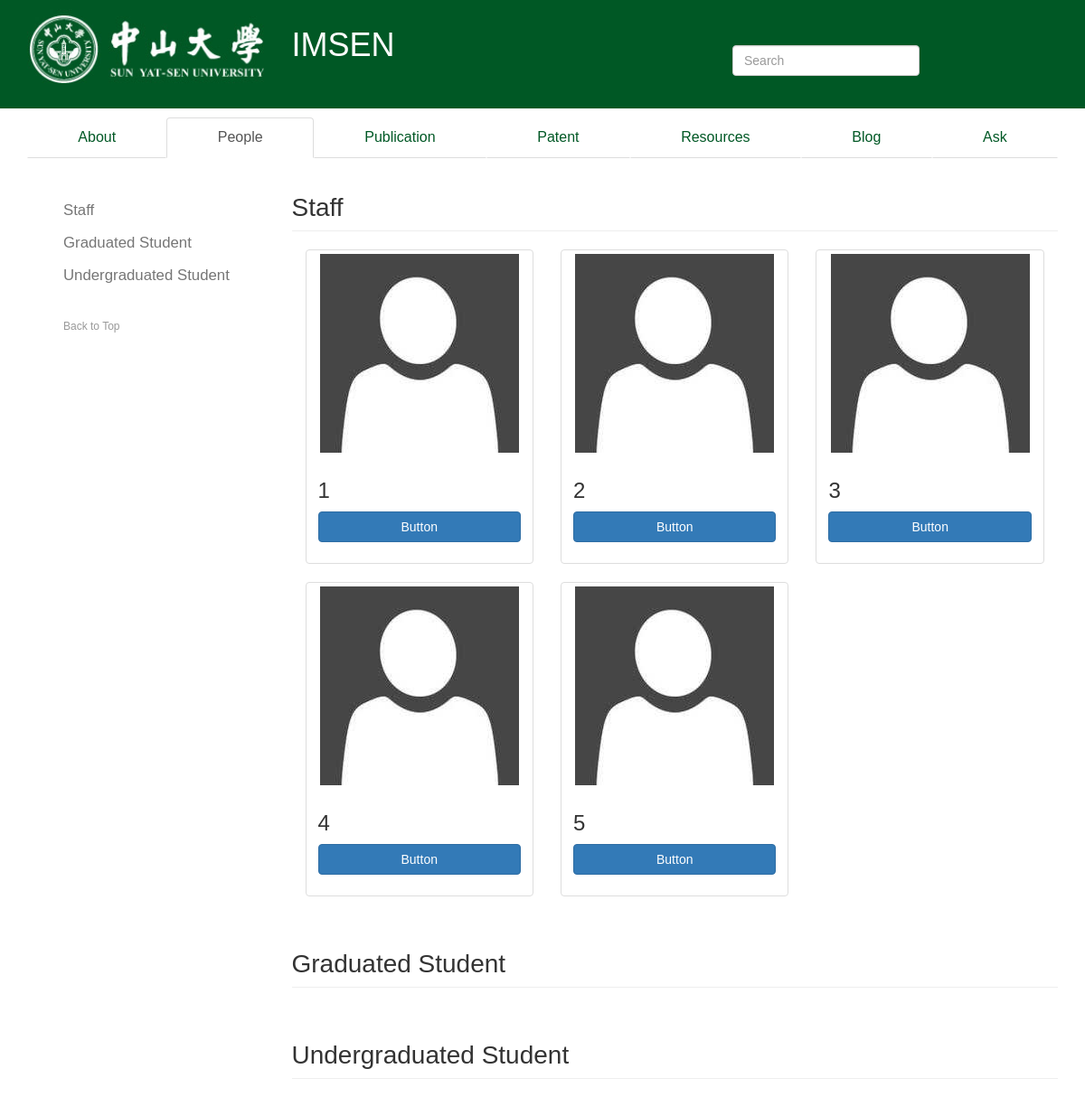
The app's page /people/, older data.
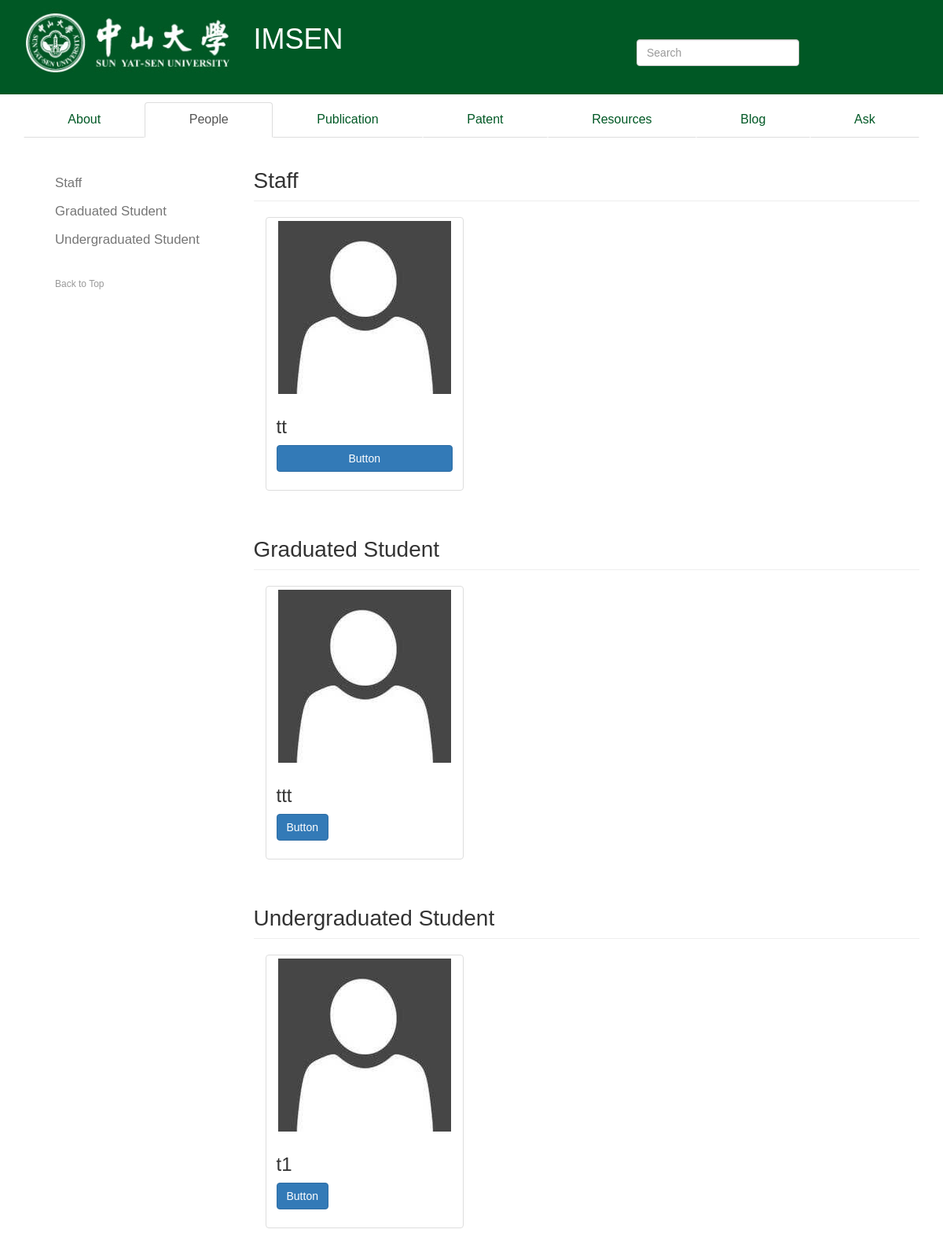
The same page, newer data.
### IMS/models.py (models this page shows, shortened)
class staff(models.Model):
    name = models.CharField(max_length=10, primary_key=True)
    researchInterest = models.TextField(null=True)
    bio = models.TextField(null=True)
    publications = models.TextField(null=True)
    courses = models.TextField(null=True)
    img = models.ImageField(upload_to='Simg', default='Simg/no-img.jpg')

class Gstudent(models.Model):
    name = models.CharField(max_length=10, primary_key=True)
    researchInterest = models.TextField(null=True)
    bio = models.TextField(null=True)
    img = models.ImageField(upload_to='Simg', default='Simg/no-img.jpg')

class Ustudent(models.Model):
    name = models.CharField(max_length=10, primary_key=True)
    researchInterest = models.TextField(null=True)
    bio = models.TextField(null=True)
    img = models.ImageField(upload_to='Simg', default='Simg/no-img.jpg')

### IMS/views.py (the view)
# urls.py: url(r'^people/$', IMSview.peoplePage, name='people'),
def peoplePage(request):
    try:
        _staff = staff.objects.all()
        _Gstudent = Gstudent.objects.all()
        _Ustudent = Ustudent.objects.all()
        return render(request, 'people.html', {'staff': _staff, 'Gstudent': _Gstudent, 'Ustudent': _Ustudent})
    except:
        return render(request, 'people.html')

### templates/people.html (shortened to what this page needs)
{% extends "base.html" %}
{% block content %}
    <ul class="nav nav-tabs nav-justified" role="tablist">
        <li role="presentation"><a href="/about/">About</a></li>
        <li role="presentation" class="active"><a href="/people/">People</a></li>
        <li role="presentation"><a href="/publication/" role="tab">Publication</a></li>
        <li role="presentation"><a href="/patent/" role="tab">Patent</a></li>
        <li role="presentation"><a href="/resource/">Resources</a></li>
        <li role="presentation"><a href="/blog/">Blog</a></li>
        <li role="presentation"><a href="/ask/">Ask</a></li>
    </ul>
    <div class="row">
        <div class="col-md-3">
            <nav class="bs-docs-sidebar hidden-print hidden-xs hidden-sm">
                <ul class="nav bs-docs-sidenav">
                    <li>
                        <a href="#staff" style="font-size:120%">Staff</a>
                    </li>
                    <li>
                        <a href="#Gstudent" style="font-size:120%">Graduated Student</a>
                    </li>
                    <li>
                        <a href="#Ustudent" style="font-size:120%">Undergraduated Student</a>
                    </li>
                </ul>
                <a class="back-to-top" href="#top">
                    Back to Top
                </a>
            </nav>
        </div>
        <div class="col-md-9" role="main">
            <div class="container-fluid">
                <div class="section">
                    <div class="row">
                        <h2 id="staff" class="page-header">Staff</h2>
                        {% for item in staff %}
                            <div class="col-sm-6 col-md-4">
                                <div class="thumbnail">
                                    <img src="{{ item.img.url }}" style="width:220px; height:220px">
                                    <div class="caption">
                                        <h3>{{ item.name }}</h3>
                                        <p><a href="{% url "staffDetail" name=item.name %}"
                                              class="btn btn-primary center-block"
                                              role="button">Button</a>
                                        </p>
                                    </div>
                                </div>
                            </div>
                        {% endfor %}
                    </div>
                </div>
                <div class="section">
                    <div class="row">
                        <h2 id="Gstudent" class="page-header">Graduated Student</h2>
                        {% for item in Gstudent %}
                            <div class="col-sm-6 col-md-4">
                                <div class="thumbnail">
                                    <img src="{{ item.img.url }}" style="width:220px; height:220px">
                                    <div class="caption">
                                        <h3>{{ item.name }}</h3>
                                        <p><a href="{% url "staffDetail" name=item.name %}"
                                              class="btn btn-primary text-center" role="button">Button</a>
                                        </p>
                                    </div>
                                </div>
                            </div>
                        {% endfor %}
                    </div>
                </div>
                <div class="section">
                    <div class="row">
                        <h2 id="Ustudent" class="page-header">Undergraduated Student</h2>
                        {% for item in Ustudent %}
                            <div class="col-sm-6 col-md-4">
                                <div class="thumbnail">
                                    <img src="{{ item.img.url }}" style="width:220px; height:220px">
                                    <div class="caption">
                                        <h3>{{ item.name }}</h3>
                                        <p><a href="{% url "staffDetail" name=item.name %}"
                                              class="btn btn-primary text-center" role="button">Button</a>
                                        </p>
                                    </div>
                                </div>
                            </div>
                        {% endfor %}
                    </div>
                </div>
            </div>
        </div>
    </div>
{% endblock %}

### templates/base.html (shortened to what this page needs)
<!DOCTYPE html>
<html lang="en">
<head>
    <link rel="stylesheet" href="/static/css/bootstrap.min.css">
    <link rel="stylesheet" href="/static/css/buttons.css">
    <link rel="stylesheet" href="/static/css/docs.min.css">
</head>
<body>
<div class="main-header" id="top">
        <div class="container" id="header-container">
            <div class="row">
                <div class="col-xs-3"><img class="text-center" src="/static/img/logo.jpg" width="100%" height="100%"></div>
                <div class="col-xs-5">
                    <h1><a href="/">IMSEN</a></h1>
                </div>
                <div class="col-xs-4">
                <form class="form-inline" action="http://baidu.com/s" method="get" id="header-search">
                    <div class="form-group">
                        <input type="text" class="form-control" placeholder="Search" name="wd">
                    </div>
                </form>
                </div>
            </div>
        </div>
</div>
<div class="container bs-docs-container">
    {% block content %}
    {% endblock %}
</div>
</body>
</html>

### templates/base.html (style rules this page uses)
.nav-tabs { background-color: white; margin-top: 10px; }
.nav-tabs li >a { color: #005825; font-size: 16px; }
.bs-docs-sidenav { margin-top: 40px; }
.main-header { background-color: #005825; height: 120px; }
#header-container { padding-top: 10px; }
.main-header a { color: white; text-decoration: none; }
#header-search { margin-top: 40px; }
.page-header { font-size: 28px; }
body { font-family:Arial,Georgia,TimesNewRoma; line-height:200% }

Row changes from the older to the newer data that the page shows:
removed staff: img (placeholder picture), name "1"
removed staff: img (placeholder picture), name "2"
removed staff: img (placeholder picture), name "3"
removed staff: img (placeholder picture), name "4"
removed staff: img (placeholder picture), name "5"
added staff: img (placeholder picture), name "tt"
added Gstudent: img (placeholder picture), name "ttt"
added Ustudent: img (placeholder picture), name "t1"
